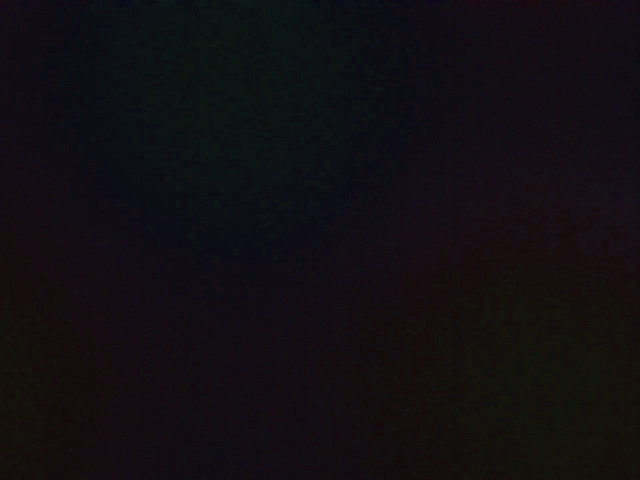
#> input picture saved_images/pyart_snapshot_20250523_221022_193.png, 640 x 480 px
$ python -i effects.py   (imports and definitions only)
#> lines starting #> are read from the running program, lines starting #| are printed output that depends on the picture
#> further down, picture is the input picture: shape (480, 640, 3); mean B, G, R 18.5, 14.3, 17.9
"""
Effects module for PyArt
Contains all visual effects and filters that can be applied to video frames
"""

import cv2
import numpy as np
import math
from typing import Dict, Callable, Any


class EffectProcessor:
    """Processes and applies visual effects to video frames"""

    def __init__(self):
        """Initialize the effect processor with default parameters"""
        self.intensity = 1.0
        self.ascii_detail = 1.0  # ASCII detail level (0.0 to 2.0)
        self.effect_params = {}
        self.frame_counter = 0
        # ASCII character sets for different density levels
        self.ascii_chars_simple = "@%#*+=-:. "
        self.ascii_chars_detailed = "$@B%8&WM#*oahkbdpqwmZO0QLCJUYXzcvunxrjft/\\|()1{}[]?-_+~<>i!lI;:,\"^`'. "
        self.ascii_chars_blocks = "█▉▊▋▌▍▎▏ "
        # New ASCII grid using only regular English characters
        self.ascii_chars_grid = "#@8&WBMmwqpdbgXA$%Z0QOLCIUY[]}{?/\\+=-_~<>i!;:,\"^`'. "

        # Register all available effects
        self.effects: Dict[str, Callable] = {
            'original': self.original,
            'ascii_simple': self.ascii_simple,
            'ascii_detailed': self.ascii_detailed,
            'ascii_blocks': self.ascii_blocks,
            'ascii_color': self.ascii_color,
            'ascii_inverted': self.ascii_inverted,
            'ascii_psychedelic': self.ascii_psychedelic,
            'ascii_rainbow': self.ascii_rainbow,
            'ascii_grid': self.ascii_grid,  # Add new ASCII grid effect
            'color_inversion': self.color_inversion,
            'pixelation': self.pixelation,
            'edge_detection': self.edge_detection,
            'psychedelic': self.psychedelic,
            'blur': self.blur,
            'posterize': self.posterize,
            'hsv_shift': self.hsv_shift,
            'kaleidoscope': self.kaleidoscope,
            'matrix_rain': self.matrix_rain,
            'thermal_vision': self.thermal_vision,
            'glitch_art': self.glitch_art,
            'oil_painting': self.oil_painting,
            'retro_crt': self.retro_crt,
            'neon_glow': self.neon_glow,
            'watercolor': self.watercolor
        }

    def get_effect_names(self) -> list:
        """Get list of all available effect names"""
        return list(self.effects.keys())

    # [21 lines left out: function apply_effect, not called in this run]

    def set_intensity(self, intensity: float):
        """Set the intensity parameter for effects (0.0 to 2.0)"""
        self.intensity = max(0.0, min(2.0, intensity))

    def set_ascii_detail(self, detail: float):
        """Set the ASCII detail level parameter (0.0 to 2.0)"""
        self.ascii_detail = max(0.0, min(2.0, detail))

    def original(self, frame: np.ndarray) -> np.ndarray:
        """Return the original frame without modifications"""
        return frame

    def color_inversion(self, frame: np.ndarray) -> np.ndarray:
        """Invert all colors in the frame"""
        return 255 - frame

    # [191 lines left out: functions pixelation, edge_detection, psychedelic, blur, posterize, hsv_shift and 4 more, not called in this run]

    def oil_painting(self, frame: np.ndarray) -> np.ndarray:
        """Apply oil painting artistic effect"""
        # Bilateral filter for smooth regions while preserving edges
        smooth = cv2.bilateralFilter(frame, 15, 80, 80)

        # Edge detection
        gray = cv2.cvtColor(frame, cv2.COLOR_BGR2GRAY)
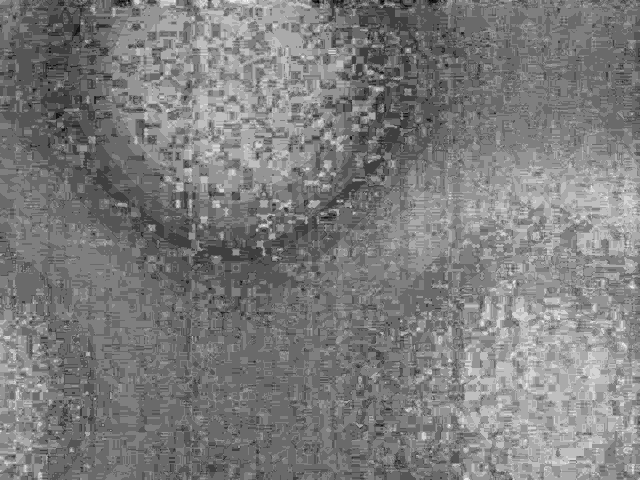
#> gray: shape (480, 640); min 10, max 22, mean 15.9; drawn with min black and max white
        edges = cv2.adaptiveThreshold(gray, 255, cv2.ADAPTIVE_THRESH_MEAN_C,
                                     cv2.THRESH_BINARY, 7, 7)
#> edges: shape (480, 640); every value is 255
        edges = cv2.cvtColor(edges, cv2.COLOR_GRAY2BGR)
#> edges: shape (480, 640, 3); every value is 255

        # Combine smooth regions with edges
        oil_effect = cv2.bitwise_and(smooth, edges)

        # Enhance saturation for oil painting look
        hsv = cv2.cvtColor(oil_effect, cv2.COLOR_BGR2HSV)
#> hsv: shape (480, 640, 3); mean H, S, V 111.1, 100.2, 20.9
        hsv[:, :, 1] = cv2.multiply(hsv[:, :, 1], 1.3)  # Increase saturation
#> hsv: shape (480, 640, 3); mean H, S, V 111.1, 130.4, 20.9
        oil_effect = cv2.cvtColor(hsv, cv2.COLOR_HSV2BGR)

        return oil_effect

    # [312 lines left out: functions retro_crt, neon_glow, watercolor, _frame_to_ascii_array, _ascii_to_image, ascii_simple and 7 more, not called in this run]

>>> import cv2
>>> picture = cv2.imread('../saved_images/pyart_snapshot_20250523_221022_193.png')
>>> result = EffectProcessor().oil_painting(picture)

$ run again, on saved_images/pyart_snapshot_20250523_221027_988.png
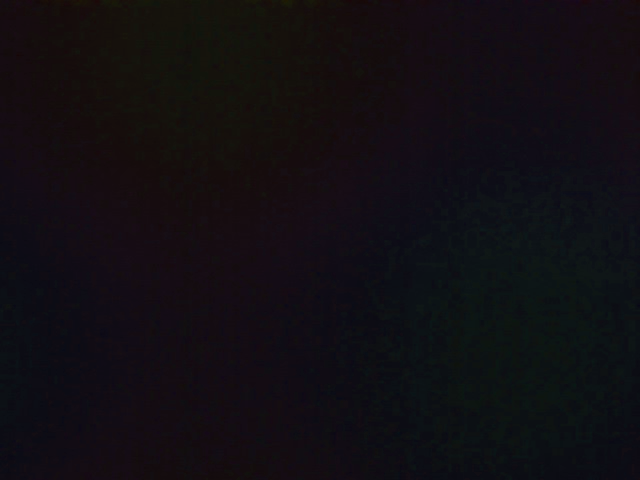
#> input picture saved_images/pyart_snapshot_20250523_221027_988.png, 640 x 480 px
#> picture is the input picture: shape (480, 640, 3); mean B, G, R 18.7, 14.3, 17.7
#> in oil_painting, `gray = cv2.cvtColor(frame, cv2.COLOR_BGR2GRAY)`:
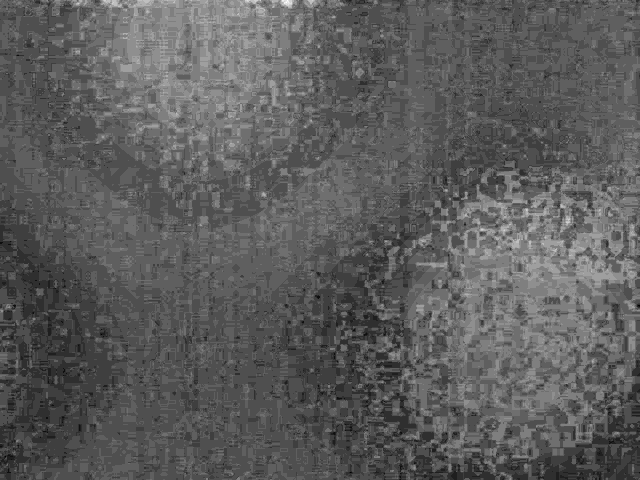
#> gray: shape (480, 640); min 10, max 26, mean 15.8; drawn with min black and max white
